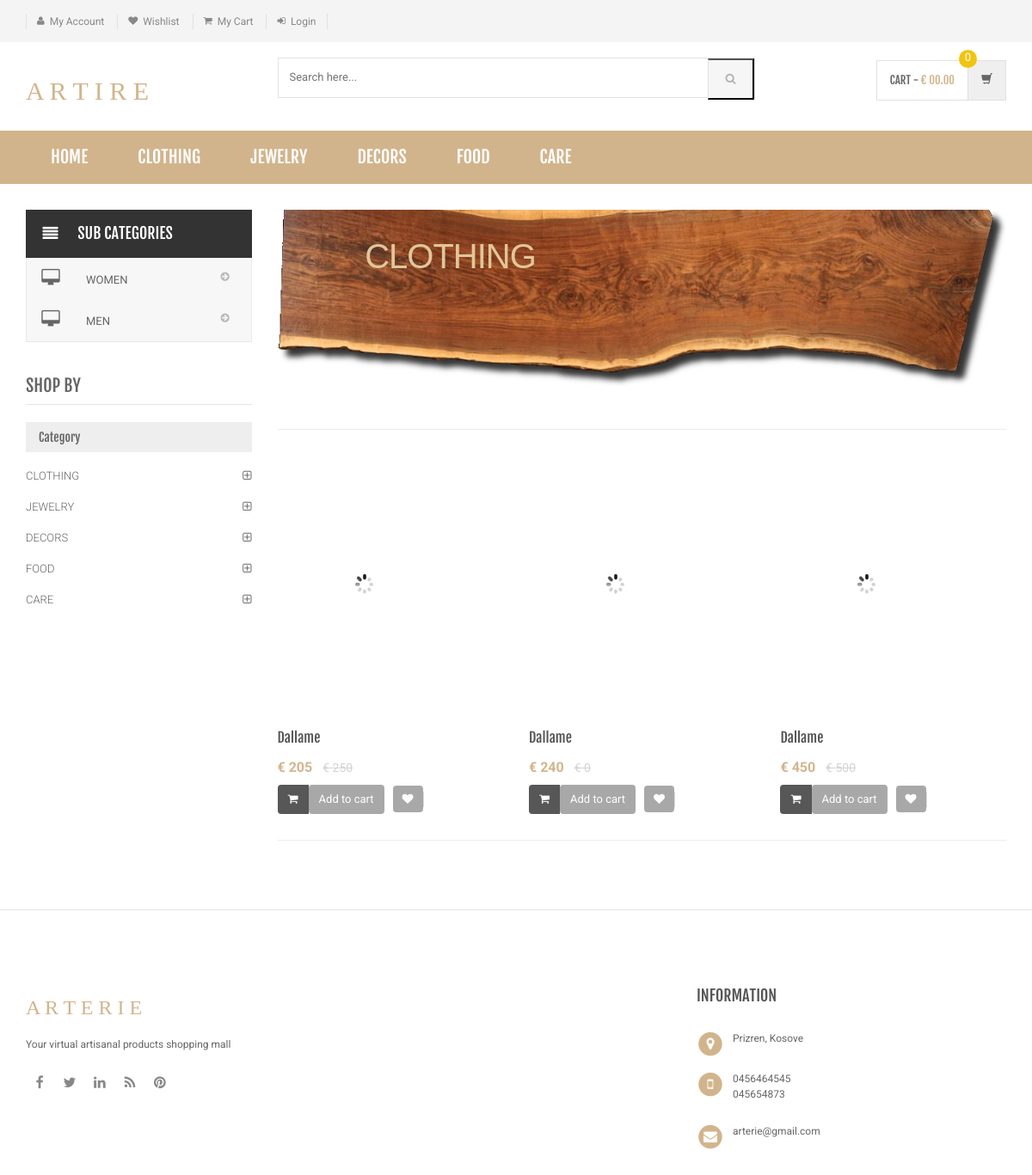
The page /category.php?cid=3 on the database its author committed.
### tables this page shows
CREATE TABLE IF NOT EXISTS `category` (
  `id` int(11) NOT NULL AUTO_INCREMENT,
  `categoryName` varchar(255) DEFAULT NULL,
  `categoryDescription` longtext,
  `creationDate` timestamp NOT NULL DEFAULT CURRENT_TIMESTAMP,
  `updationDate` varchar(255) DEFAULT NULL,
  PRIMARY KEY (`id`)
);

CREATE TABLE IF NOT EXISTS `subcategory` (
  `id` int(11) NOT NULL AUTO_INCREMENT,
  `categoryid` int(11) DEFAULT NULL,
  `subcategory` varchar(255) DEFAULT NULL,
  `creationDate` timestamp NULL DEFAULT CURRENT_TIMESTAMP,
  `updationDate` varchar(255) DEFAULT NULL,
  PRIMARY KEY (`id`),
  KEY `categoryid` (`categoryid`)
);

CREATE TABLE IF NOT EXISTS `products` (
  `id` int(11) NOT NULL AUTO_INCREMENT,
  `category` int(11) NOT NULL,
  `subCategory` int(11) DEFAULT NULL,
  `productName` varchar(255) DEFAULT NULL,
  `productCompany` varchar(255) DEFAULT NULL,
  `productPrice` int(11) DEFAULT NULL,
  `productPriceBeforeDiscount` int(11) DEFAULT NULL,
  `productDescription` longtext,
  `productImage1` varchar(255) DEFAULT NULL,
  `productImage2` varchar(255) DEFAULT NULL,
  `productImage3` varchar(255) DEFAULT NULL,
  `shippingCharge` int(11) DEFAULT NULL,
  `productAvailability` varchar(255) DEFAULT NULL,
  `postingDate` timestamp NULL DEFAULT CURRENT_TIMESTAMP,
  `updationDate` varchar(255) DEFAULT NULL,
  `seller_id` int(11) DEFAULT NULL,
  PRIMARY KEY (`id`),
  KEY `seller_id` (`seller_id`)
);

### category.php (the view, shortened to what this page needs)
<?php
include('includes/config.php');
$cid=intval($_GET['cid']);
?>
<!DOCTYPE html>
<html lang="en">
	<head>
	    <link rel="stylesheet" href="assets/css/bootstrap.min.css">
	    <link rel="stylesheet" href="assets/css/main.css">
	    <link rel="stylesheet" href="assets/css/green.css">
	    <link rel="stylesheet" href="assets/css/owl.carousel.css">
		<link rel="stylesheet" href="assets/css/owl.transitions.css">
		<link href="assets/css/lightbox.css" rel="stylesheet">
		<link rel="stylesheet" href="assets/css/animate.min.css">
		<link rel="stylesheet" href="assets/css/rateit.css">
		<link rel="stylesheet" href="assets/css/bootstrap-select.min.css">
		<link rel="stylesheet" href="assets/css/config.css">
		<link href="assets/css/green.css" rel="alternate stylesheet" title="Green color">
		<link href="assets/css/blue.css" rel="alternate stylesheet" title="Blue color">
		<link href="assets/css/red.css" rel="alternate stylesheet" title="Red color">
		<link href="assets/css/orange.css" rel="alternate stylesheet" title="Orange color">
		<link href="assets/css/dark-green.css" rel="alternate stylesheet" title="Darkgreen color">
		<link rel="stylesheet" href="assets/css/font-awesome.min.css">
	</head>
    <body class="cnt-home">
<header class="header-style-1">
<?php include('includes/top-header.php');?>
<?php include('includes/main-header.php');?>
<?php include('includes/menu-bar.php');?>
</header>
<div class="body-content outer-top-xs">
	<div class='container'>
		<div class='row outer-bottom-sm'>
			<div class='col-md-3 sidebar'>
<div class="side-menu animate-dropdown outer-bottom-xs">
<div class="side-menu animate-dropdown outer-bottom-xs">
    <div class="head"><i class="icon fa fa-align-justify fa-fw"></i>Sub Categories</div>
    <nav class="yamm megamenu-horizontal" role="navigation">
        <ul class="nav">
            <li class="dropdown menu-item">
              <?php $sql=mysqli_query($con,"select id,subcategory  from subcategory where categoryid='$cid'");
while($row=mysqli_fetch_array($sql))
{
    ?>
                <a href="sub-category.php?scid=<?php echo $row['id'];?>" class="dropdown-toggle"><i class="icon fa fa-desktop fa-fw"></i>
                <?php echo $row['subcategory'];?></a>
                <?php }?>
</li>
</ul>
    </nav>
</div>
</div>
	            <div class="sidebar-module-container">
	            	<h3 class="section-title">shop by</h3>
	            	<div class="sidebar-filter">
<div class="sidebar-widget wow fadeInUp outer-bottom-xs ">
	<div class="widget-header m-t-20">
		<h4 class="widget-title">Category</h4>
	</div>
	<div class="sidebar-widget-body m-t-10">
	         <?php $sql=mysqli_query($con,"select id,categoryName  from category");
while($row=mysqli_fetch_array($sql))
{
    ?>
		<div class="accordion">
	    	<div class="accordion-group">
	            <div class="accordion-heading">
	                <a href="category.php?cid=<?php echo $row['id'];?>"  class="accordion-toggle collapsed">
	                   <?php echo $row['categoryName'];?>
	                </a>
	            </div>
	        </div>
	    </div>
	    <?php } ?>
	</div>
</div>
	            	</div>
	            </div>
            </div>
			<div class='col-md-9'>
	<div id="category" class="category-carousel hidden-xs">
		<div class="item">
			<div class="image">
				<img src="assets/images/banners/cat-banner-1.png" alt="" class="img-responsive">
			</div>
			<div class="container-fluid">
				<div class="caption vertical-top text-left">
					       <?php $sql=mysqli_query($con,"select categoryName  from category where id='$cid'");
while($row=mysqli_fetch_array($sql))
{
    ?>
					<div class="excerpt hidden-sm hidden-md" style="color:#e1c699; font-family:arial;">
						<?php echo htmlentities($row['categoryName']);?>
					</div>
			<?php } ?>
				</div>
			</div>
		</div>
</div>
				<div class="search-result-container">
					<div id="myTabContent" class="tab-content">
						<div class="tab-pane active " id="grid-container">
							<div class="category-product  inner-top-vs">
								<div class="row">
			<?php
$ret=mysqli_query($con,"select * from products where category='$cid'");
$num=mysqli_num_rows($ret);
if($num>0)
{
while ($row=mysqli_fetch_array($ret))
{?>
		<div class="col-sm-6 col-md-4 wow fadeInUp">
			<div class="products">
	<div class="product">
		<div class="product-image">
			<div class="image">
				<a href="product-details.php?pid=<?php echo htmlentities($row['id']);?>"><img  src="assets/images/blank.gif" data-echo="admin/productimages/<?php echo htmlentities($row['id']);?>/<?php echo htmlentities($row['productImage1']);?>" alt="" width="200" height="300"></a>
			</div>
		</div>
		<div class="product-info text-left">
			<h3 class="name"><a href="product-details.php?pid=<?php echo htmlentities($row['id']);?>"><?php echo htmlentities($row['productName']);?></a></h3>
			<div class="product-price">
				<span class="price">
					€ <?php echo htmlentities($row['productPrice']);?>			</span>
										     <span class="price-before-discount">€ <?php echo htmlentities($row['productPriceBeforeDiscount']);?></span>
			</div>
		</div>
					<div class="cart clearfix animate-effect">
				<div class="action">
					<ul class="list-unstyled">
						<li class="add-cart-button btn-group">
								<?php if($row['productAvailability']=='In Stock'){?>
										<button class="btn btn-primary icon" data-toggle="dropdown" type="button">
								<i class="fa fa-shopping-cart"></i>
							</button>
							<a href="category.php?page=product&action=add&id=<?php echo $row['id']; ?>">
							<button class="btn btn-primary" type="button">Add to cart</button></a>
								<?php } else {?>
							<div class="action" style="color:red">Out of Stock</div>
					<?php } ?>
						</li>
		                <li class="lnk wishlist">
							<a class="add-to-cart" href="category.php?pid=<?php echo htmlentities($row['id'])?>&&action=wishlist" title="Wishlist">
								 <i class="icon fa fa-heart"></i>
							</a>
						</li>
					</ul>
				</div>
			</div>
			</div>
			</div>
		</div>
	  <?php } } else {?>
		<div class="col-sm-6 col-md-4 wow fadeInUp"> <h3>No Product Found</h3>
		</div>
<?php } ?>
										</div>
							</div>
						</div>
				</div>
			</div>
		</div></div>
</div>
</div>
<?php include('includes/footer.php');?>
</body>
</html>

### includes/menu-bar.php (shortened to what this page needs)
<div class="header-nav animate-dropdown">
    <div class="container">
        <div class="yamm navbar navbar-default" role="navigation">
            <div class="nav-bg-class">
                <div class="navbar-collapse collapse" id="mc-horizontal-menu-collapse">
	<div class="nav-outer">
		<ul class="nav navbar-nav">
			<li class="active dropdown yamm-fw">
				<a href="index.php" data-hover="dropdown" class="dropdown-toggle">Home</a>
			</li>
              <?php $sql=mysqli_query($con,"select id,categoryName  from category limit 6");
while($row=mysqli_fetch_array($sql))
{
    ?>
			<li class="dropdown yamm">
				<a href="category.php?cid=<?php echo $row['id'];?>"> <?php echo $row['categoryName'];?></a>
			</li>
			<?php } ?>
		</ul>
		<div class="clearfix"></div>
	</div>
</div>
            </div>
        </div>
    </div>
</div>

### assets/css/green.css (style rules this page uses)
a { color: tan; }
.header-style-1 .header-nav { background: tan; }
.cnt-home .header-style-1 .header-nav .navbar .navbar-nav > li.active { background: tan; }
.product .product-info .product-price .price { color: tan; }
.sidebar .sidebar-module-container .sidebar-widget .sidebar-widget-body .accordion .accordion-group .accordion-heading .accordion-toggle, .sidebar .sidebar-module-container .sidebar-widget .sidebar-widget-body .accordion .accordion-group .accordion-heading .accordion-toggle:hover, .sidebar .sidebar-module-container .sidebar-widget .sidebar-widget-body .accordion .accordion-group .accordion-heading .accordion-toggle:focus, .sidebar .sidebar-module-container .sidebar-widget .sidebar-widget-body .accordion .accordion-group .accordion-heading .accordion-toggle:after { color: tan; }

### assets/css/lightbox.css (style rules this page uses)
body:after { content: url(../images/close.png) url(../images/loading.gif) url(../images/prev.png) url(../images/next.png); display: none; }

### assets/css/blue.css (style rules this page uses)
a { color: #3498db; }
.header-style-1 .header-nav { background: #3498db; }
.cnt-home .header-style-1 .header-nav .navbar .navbar-nav > li.active { background: #1d6ca1; }
.product .product-info .product-price .price { color: #3498db; }
.sidebar .sidebar-module-container .sidebar-widget .sidebar-widget-body .accordion .accordion-group .accordion-heading .accordion-toggle, .sidebar .sidebar-module-container .sidebar-widget .sidebar-widget-body .accordion .accordion-group .accordion-heading .accordion-toggle:hover, .sidebar .sidebar-module-container .sidebar-widget .sidebar-widget-body .accordion .accordion-group .accordion-heading .accordion-toggle:focus, .sidebar .sidebar-module-container .sidebar-widget .sidebar-widget-body .accordion .accordion-group .accordion-heading .accordion-toggle:after { color: #3498db; }

### assets/css/red.css (style rules this page uses)
a { color: #ff6c6c; }
.header-style-1 .header-nav { background: #ff6c6c; }
.cnt-home .header-style-1 .header-nav .navbar .navbar-nav > li.active { background: #ff1a1a; }
.product .product-info .product-price .price { color: #ff6c6c; }
.sidebar .sidebar-module-container .sidebar-widget .sidebar-widget-body .accordion .accordion-group .accordion-heading .accordion-toggle, .sidebar .sidebar-module-container .sidebar-widget .sidebar-widget-body .accordion .accordion-group .accordion-heading .accordion-toggle:hover, .sidebar .sidebar-module-container .sidebar-widget .sidebar-widget-body .accordion .accordion-group .accordion-heading .accordion-toggle:focus, .sidebar .sidebar-module-container .sidebar-widget .sidebar-widget-body .accordion .accordion-group .accordion-heading .accordion-toggle:after { color: #ff6c6c; }

### assets/css/orange.css (style rules this page uses)
a { color: #f39c12; }
.header-style-1 .header-nav { background: #f39c12; }
.cnt-home .header-style-1 .header-nav .navbar .navbar-nav > li.active { background: #ab6c09; }
.product .product-info .product-price .price { color: #f39c12; }
.sidebar .sidebar-module-container .sidebar-widget .sidebar-widget-body .accordion .accordion-group .accordion-heading .accordion-toggle, .sidebar .sidebar-module-container .sidebar-widget .sidebar-widget-body .accordion .accordion-group .accordion-heading .accordion-toggle:hover, .sidebar .sidebar-module-container .sidebar-widget .sidebar-widget-body .accordion .accordion-group .accordion-heading .accordion-toggle:focus, .sidebar .sidebar-module-container .sidebar-widget .sidebar-widget-body .accordion .accordion-group .accordion-heading .accordion-toggle:after { color: #f39c12; }

### assets/css/dark-green.css (style rules this page uses)
a { color: #12cca7; }
.header-style-1 .header-nav { background: #12cca7; }
.cnt-home .header-style-1 .header-nav .navbar .navbar-nav > li.active { background: #0b816a; }
.product .product-info .product-price .price { color: #12cca7; }
.sidebar .sidebar-module-container .sidebar-widget .sidebar-widget-body .accordion .accordion-group .accordion-heading .accordion-toggle, .sidebar .sidebar-module-container .sidebar-widget .sidebar-widget-body .accordion .accordion-group .accordion-heading .accordion-toggle:hover, .sidebar .sidebar-module-container .sidebar-widget .sidebar-widget-body .accordion .accordion-group .accordion-heading .accordion-toggle:focus, .sidebar .sidebar-module-container .sidebar-widget .sidebar-widget-body .accordion .accordion-group .accordion-heading .accordion-toggle:after { color: #12cca7; }

### rows shown on the page
category: categoryName "CLOTHING"
category: categoryName "JEWELRY"
category: categoryName "DECORS"
category: categoryName "FOOD"
category: categoryName "CARE"
subcategory: subcategory "WOMEN"
subcategory: subcategory "MEN"
products: productName "Dallame", productPrice "205", productPriceBeforeDiscount "250"
products: productName "Dallame", productPrice "240", productPriceBeforeDiscount "0"
products: productName "Dallame", productPrice "450", productPriceBeforeDiscount "500"
